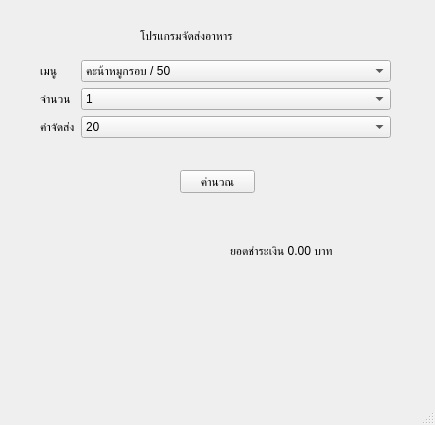
<?xml version="1.0" encoding="UTF-8"?>
<ui version="4.0">
 <class>MainWindow</class>
 <widget class="QMainWindow" name="MainWindow">
  <property name="geometry">
   <rect>
    <x>0</x>
    <y>0</y>
    <width>435</width>
    <height>425</height>
   </rect>
  </property>
  <property name="minimumSize">
   <size>
    <width>435</width>
    <height>425</height>
   </size>
  </property>
  <property name="maximumSize">
   <size>
    <width>435</width>
    <height>425</height>
   </size>
  </property>
  <property name="windowTitle">
   <string>โปรแกรมร้านอาหาร</string>
  </property>
  <widget class="QWidget" name="centralwidget">
   <widget class="QPushButton" name="btncalculate">
    <property name="geometry">
     <rect>
      <x>180</x>
      <y>170</y>
      <width>75</width>
      <height>23</height>
     </rect>
    </property>
    <property name="text">
     <string>คำนวณ</string>
    </property>
   </widget>
   <widget class="QLabel" name="label_4">
    <property name="geometry">
     <rect>
      <x>140</x>
      <y>20</y>
      <width>171</width>
      <height>31</height>
     </rect>
    </property>
    <property name="styleSheet">
     <string notr="true">font: 75 14pt &quot;MS Shell Dlg 2&quot;;</string>
    </property>
    <property name="text">
     <string>โปรแกรมจัดส่งอาหาร</string>
    </property>
   </widget>
   <widget class="QLabel" name="displayText">
    <property name="geometry">
     <rect>
      <x>230</x>
      <y>240</y>
      <width>161</width>
      <height>21</height>
     </rect>
    </property>
    <property name="styleSheet">
     <string notr="true">font: 75 12pt &quot;MS Shell Dlg 2&quot;;</string>
    </property>
    <property name="text">
     <string>ยอดชำระเงิน 0.00 บาท</string>
    </property>
   </widget>
   <widget class="QWidget" name="">
    <property name="geometry">
     <rect>
      <x>40</x>
      <y>60</y>
      <width>351</width>
      <height>101</height>
     </rect>
    </property>
    <layout class="QFormLayout" name="formLayout">
     <item row="0" column="0">
      <widget class="QLabel" name="label">
       <property name="text">
        <string>เมนู</string>
       </property>
      </widget>
     </item>
     <item row="0" column="1">
      <widget class="QComboBox" name="foodmenu">
       <item>
        <property name="text">
         <string>คะน้าหมูกรอบ / 50</string>
        </property>
       </item>
       <item>
        <property name="text">
         <string>ต้มยำกุ้ง / 100</string>
        </property>
       </item>
       <item>
        <property name="text">
         <string>กะเพราหมูกรอบ / 40</string>
        </property>
       </item>
      </widget>
     </item>
     <item row="1" column="0">
      <widget class="QLabel" name="label_2">
       <property name="text">
        <string>จำนวน</string>
       </property>
      </widget>
     </item>
     <item row="1" column="1">
      <widget class="QComboBox" name="quantity">
       <item>
        <property name="text">
         <string>1</string>
        </property>
       </item>
       <item>
        <property name="text">
         <string>2</string>
        </property>
       </item>
       <item>
        <property name="text">
         <string>3</string>
        </property>
       </item>
      </widget>
     </item>
     <item row="2" column="0">
      <widget class="QLabel" name="label_3">
       <property name="text">
        <string>ค่าจัดส่ง</string>
       </property>
      </widget>
     </item>
     <item row="2" column="1">
      <widget class="QComboBox" name="delivery">
       <item>
        <property name="text">
         <string>20</string>
        </property>
       </item>
       <item>
        <property name="text">
         <string>30</string>
        </property>
       </item>
       <item>
        <property name="text">
         <string>40</string>
        </property>
       </item>
       <item>
        <property name="text">
         <string>50</string>
        </property>
       </item>
      </widget>
     </item>
    </layout>
   </widget>
  </widget>
  <widget class="QMenuBar" name="menubar">
   <property name="geometry">
    <rect>
     <x>0</x>
     <y>0</y>
     <width>435</width>
     <height>19</height>
    </rect>
   </property>
  </widget>
  <widget class="QStatusBar" name="statusbar"/>
 </widget>
 <resources/>
 <connections/>
</ui>
